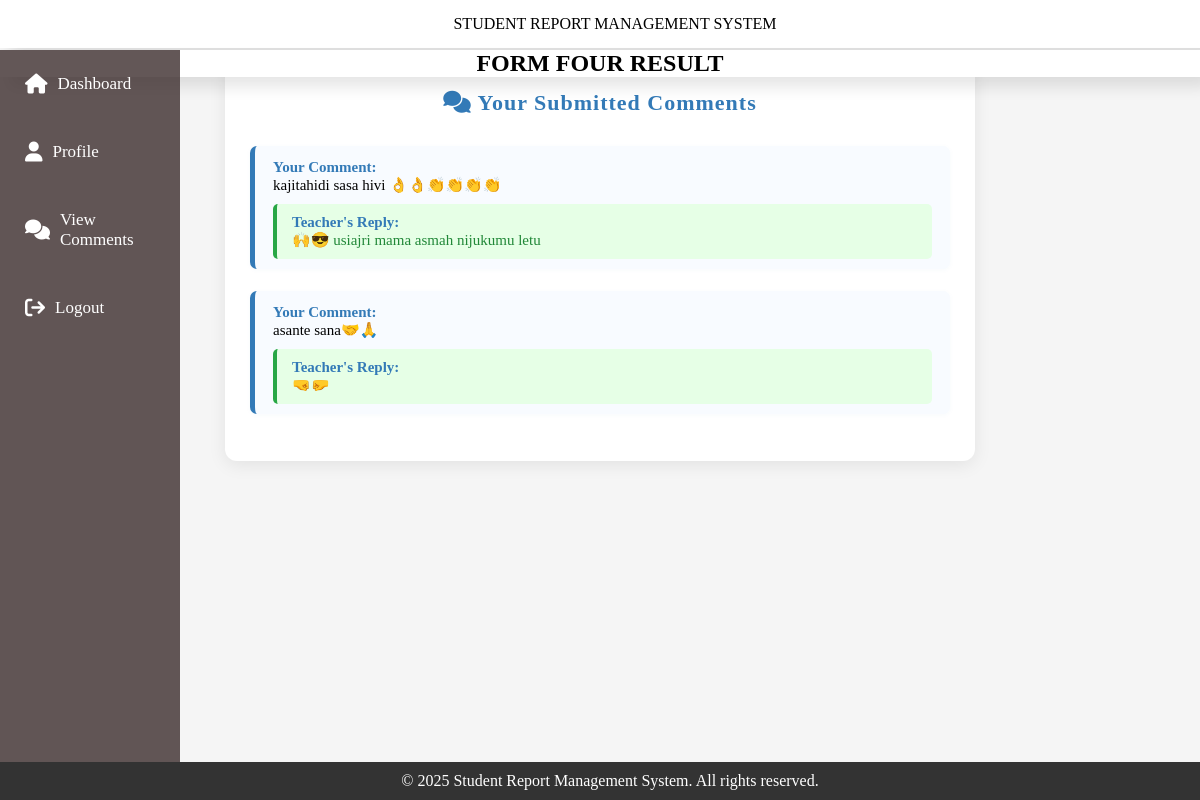
The page /parentChat.php (signed in) on the database its author committed.
### tables this page shows
CREATE TABLE `comments` (
  `comment_id` int(255) NOT NULL,
  `user_id` int(255) NOT NULL,
  `comment` varchar(50) NOT NULL,
  `class_id` int(255) NOT NULL,
  `teacher_reply` text DEFAULT NULL
);

### parentChat.php (the view, shortened to what this page needs)
<?php
include "parent_header.php";
$user_id = $_SESSION['user_id'];
$sql = "SELECT comment_id, comment, teacher_reply FROM comments WHERE user_id = $user_id";
$result = mysqli_query($conn, $sql);
?>
<!DOCTYPE html>
<html lang="en">
<head>
</head>
<body>
<div class="container">
  <h2 class="your-comment"><i class="fa fa-comments"></i> Your Submitted Comments</h2>
  <?php
  if ($result && mysqli_num_rows($result) > 0) {
      while ($row = mysqli_fetch_assoc($result)) {
          $comment = htmlspecialchars($row['comment']);
          $reply = htmlspecialchars($row['teacher_reply']);
          echo "<div class='comment-block'>";
          echo "<strong>Your Comment:</strong><br>$comment";
          if (!empty($reply)) {
              echo "<div class='reply-block'><strong>Teacher's Reply:</strong><br>$reply</div>";
          } else {
              echo "<div class='no-reply'>No reply yet from teacher.</div>";
          }
          echo "</div>";
      }
  } else {
      echo "<div class='no-comment'><i class='fa fa-info-circle'></i> You have not submitted any comments yet.</div>";
  }
  ?>
</div>
<?php include "footer.php"; ?>
</body>
</html>

### parent_header.php (style rules this page uses)
* { margin: 0; padding: 0; border: none; outline: none; }
body { font-family: 'poppins'; }

### parentChat.php (style rules this page uses)
body { font-family: 'poppins'; background-color: whitesmoke; margin: 0; padding: 0; }
.container { max-width: 700px; margin: 60px auto 30px auto; background: #fff; padding: 30px 25px 25px 25px; box-shadow: 0 4px 18px rgba(0,0,0,0.08); border-radius: 12px; }
.your-comment { text-align: center; color: #337ab7; margin-bottom: 30px; letter-spacing: 1px; font-size: 22px; }
.comment-block { margin-bottom: 22px; border-left: 5px solid #337ab7; background: #f8fbff; padding: 13px 18px 10px 18px; border-radius: 7px; box-shadow: 0 1px 5px rgba(51,123,183,0.04); position: relative; font-size: 15px; }
.comment-block strong { color: #337ab7; font-size: 15px; }
.reply-block { margin-top: 10px; background: #e6ffe6; border-left: 4px solid #28a745; padding: 10px 15px; border-radius: 5px; color: #218838; font-size: 15px; }

### footer.php (style rules this page uses)
* { margin: 0; padding: 0; }
body { font-family: 'poppins'; }

### rows shown on the page
comments: comment "kajitahidi sasa hivi 👌👌👏👏👏👏", teacher_reply "🙌😎 usiajri mama asmah nijukumu letu"
comments: comment "asante sana🤝🙏", teacher_reply "🤜🤛"

### other values the page prints
$header "FORM FOUR RESULT"
